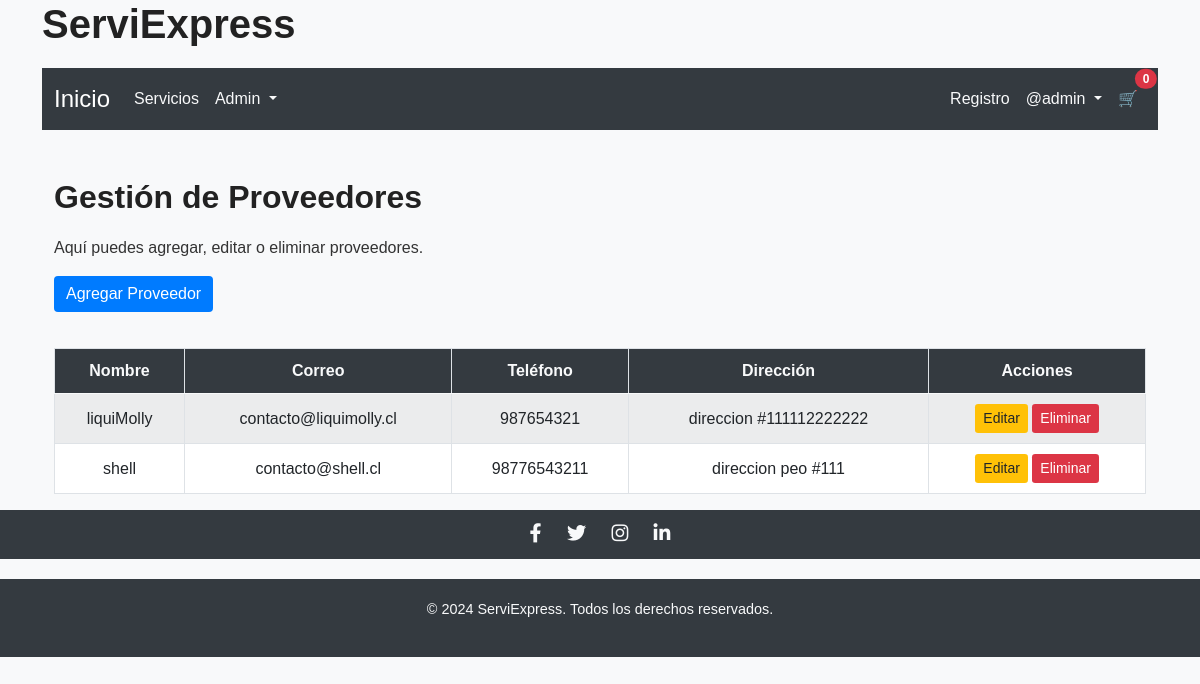
The app's page /listar-proveedores/ (signed in) with its own data.
### core/models.py (models this page shows, shortened)
class CustomUser(AbstractUser):
    telefono = models.CharField(max_length=15, blank=True, null=True)
    direccion = models.TextField(blank=True, null=True)

class Proveedor(models.Model):
    nombre = models.CharField(max_length=100)
    correo = models.EmailField()
    telefono = models.CharField(max_length=15)
    direccion = models.TextField()

### core/views.py (the view)
# urls.py: path('listar-proveedores/', views.listar_proveedores, name='listar_proveedores'),
@login_required
@user_passes_test(lambda u: u.is_superuser)
def listar_proveedores(request):
    proveedores = Proveedor.objects.all()
    return render(request, 'listar_proveedores.html', {'proveedores': proveedores})

### core/templates/listar_proveedores.html (shortened to what this page needs)
{% extends 'base.html' %}
{% block content %}
<div class="container mt-5">
    <h2>Gestión de Proveedores</h2>
    <p>Aquí puedes agregar, editar o eliminar proveedores.</p>
    <a href="{% url 'agregar_proveedor' %}" class="btn btn-primary mb-3">Agregar Proveedor</a>
    {% if proveedores %}
        <table class="table table-striped">
            <thead>
                <tr>
                    <th>Nombre</th>
                    <th>Correo</th>
                    <th>Teléfono</th>
                    <th>Dirección</th>
                    <th>Acciones</th>
                </tr>
            </thead>
            <tbody>
                {% for proveedor in proveedores %}
                    <tr>
                        <td>{{ proveedor.nombre }}</td>
                        <td>{{ proveedor.correo }}</td>
                        <td>{{ proveedor.telefono }}</td>
                        <td>{{ proveedor.direccion }}</td>
                        <td>
                            <a href="{% url 'editar_proveedor' proveedor.id %}" class="btn btn-warning btn-sm">Editar</a>
                            <form action="{% url 'eliminar_proveedor' proveedor.id %}" method="post" style="display:inline;">
                                <button type="submit" class="btn btn-danger btn-sm">Eliminar</button>
                            </form>
                        </td>
                    </tr>
                {% endfor %}
            </tbody>
        </table>
    {% else %}
        <p>No hay proveedores registrados.</p>
    {% endif %}
</div>
{% endblock %}

### core/templates/base.html (shortened to what this page needs)
{% load static %}
<!DOCTYPE html>
<html lang="es">
<head>
    <link href="https://cdn.jsdelivr.net/npm/bootstrap@5.0.2/dist/css/bootstrap.min.css" rel="stylesheet">
    <link href="https://cdn.jsdelivr.net/npm/bootstrap-icons/font/bootstrap-icons.css" rel="stylesheet">
    <link href="https://cdnjs.cloudflare.com/ajax/libs/font-awesome/5.15.4/css/all.min.css" rel="stylesheet">
    <link rel="stylesheet" href="{% static 'css/styles.css' %}">
</head>
<body>
    <header>
        <div class="container">
            <h1>ServiExpress</h1>
            <nav class="navbar navbar-expand-lg navbar-light bg-light">
                <div class="container-fluid">
                    <a class="navbar-brand" href="{% url 'home' %}">Inicio</a>
                    <div class="collapse navbar-collapse" id="navbarNav">
                        <ul class="navbar-nav">
                            <li class="nav-item">
                                <a class="nav-link" href="{% url 'servicios' %}">Servicios</a>
                            </li>
                            {% if user.is_authenticated and user.is_superuser %}
                            <li class="nav-item dropdown">
                                <a class="nav-link dropdown-toggle" href="#" id="adminDropdown" role="button" data-bs-toggle="dropdown" aria-expanded="false">
                                    Admin
                                </a>
                            </li>
                            {% endif %}
                        </ul>
                        <ul class="navbar-nav ms-auto">
                            <li class="nav-item">
                                <a class="nav-link" href="{% url 'registro' %}">Registro</a>
                            </li>
                            {% if user.is_authenticated %}
                            <li class="nav-item dropdown">
                                <a class="nav-link dropdown-toggle" href="#" id="userDropdown" role="button" data-bs-toggle="dropdown" aria-expanded="false">
                                    @{{ user.username }}
                                </a>
                            </li>
                            {% else %}
                            <li class="nav-item">
                                <a class="nav-link" href="{% url 'login' %}">Iniciar Sesión</a>
                            </li>
                            {% endif %}
                            {% if user.is_authenticated %}
                            <li class="nav-item">
                                <a class="nav-link position-relative" href="{% url 'ver_carrito' %}">
                                    🛒
                                    <span class="position-absolute top-0 start-100 translate-middle badge rounded-pill bg-danger">
                                        {{ carrito.items.count|default:0 }}
                                    </span>
                                </a>
                            </li>
                            {% endif %}
                        </ul>
                    </div>
                </div>
            </nav>
    </header>
    <main>
        <div class="container">
            {% block content %}
            {% endblock %}
        </div>
    </main>
    <div class="social-bar">
        <div class="icons">
            <a href="https://www.facebook.com" target="_blank" class="social-icon facebook" title="Facebook">
                <i class="fab fa-facebook-f"></i>
            </a>
            <a href="https://www.twitter.com" target="_blank" class="social-icon twitter" title="Twitter">
                <i class="fab fa-twitter"></i>
            </a>
            <a href="https://www.instagram.com" target="_blank" class="social-icon instagram" title="Instagram">
                <i class="fab fa-instagram"></i>
            </a>
            <a href="https://www.linkedin.com" target="_blank" class="social-icon linkedin" title="LinkedIn">
                <i class="fab fa-linkedin-in"></i>
            </a>
        </div>
    </div>
    <footer>
        <div class="container">
            <p>© 2024 ServiExpress. Todos los derechos reservados.</p>
        </div>
    </footer>
</body>
</html>

### core/static/css/styles.css (style rules this page uses)
body { font-family: 'Arial', sans-serif; background-color: #f8f9fa; color: #333; margin: 0; padding: 0; }
h1, h2, h3, h4, h6 { color: #222; margin-bottom: 20px; font-weight: bold; }
.navbar { background-color: #343a40 !important; }
.navbar-brand { color: #ffffff !important; font-size: 1.5rem; }
.navbar-nav .nav-link { color: #f8f9fa !important; }
.btn-primary { background-color: #007bff; border: none; }
.btn-danger { background-color: #dc3545; border: none; }
.btn-warning { background-color: #ffc107; border: none; color: #212529; }
.table { margin-top: 20px; border: 1px solid #dee2e6; border-collapse: collapse; background-color: #ffffff; }
.table th, .table td { text-align: center; vertical-align: middle; padding: 10px; border: 1px solid #dee2e6; }
.table th { background-color: #343a40; color: #f8f9fa; }
.table-striped tbody tr:nth-of-type(odd) { background-color: #f8f9fa; }
footer { background-color: #343a40; color: #f8f9fa; padding: 20px 0; text-align: center; font-size: 0.9rem; margin-top: 20px; }
.social-bar { background-color: #343a40; color: #f8f9fa; padding: 10px; text-align: center; }
.social-bar a { margin: 0 10px; color: #f8f9fa; font-size: 1.2rem; text-decoration: none; }

### records on screen
CustomUser: username "admin"
Proveedor: nombre "liquiMolly", correo "contacto@liquimolly.cl", telefono "987654321", direccion "direccion #111112222222"
Proveedor: nombre "shell", correo "contacto@shell.cl", telefono "98776543211", direccion "direccion peo #111"

### other values on screen
{{ carrito.items.count|default:0 }} "0"
